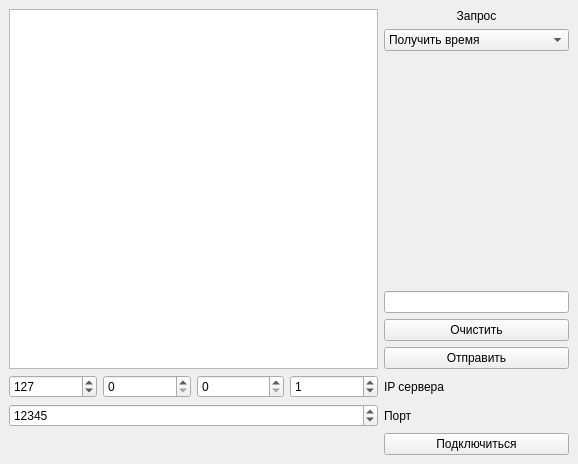
<?xml version="1.0" encoding="UTF-8"?>
<ui version="4.0">
 <class>MainWindow</class>
 <widget class="QMainWindow" name="MainWindow">
  <property name="geometry">
   <rect>
    <x>0</x>
    <y>0</y>
    <width>578</width>
    <height>464</height>
   </rect>
  </property>
  <property name="windowTitle">
   <string>TCPclient</string>
  </property>
  <widget class="QWidget" name="centralwidget">
   <layout class="QGridLayout" name="gridLayout">
    <item row="6" column="1">
     <widget class="QSpinBox" name="spB_ip3">
      <property name="sizePolicy">
       <sizepolicy hsizetype="Preferred" vsizetype="Fixed">
        <horstretch>0</horstretch>
        <verstretch>0</verstretch>
       </sizepolicy>
      </property>
      <property name="maximum">
       <number>255</number>
      </property>
     </widget>
    </item>
    <item row="6" column="3">
     <widget class="QSpinBox" name="spB_ip1">
      <property name="sizePolicy">
       <sizepolicy hsizetype="Preferred" vsizetype="Fixed">
        <horstretch>0</horstretch>
        <verstretch>0</verstretch>
       </sizepolicy>
      </property>
      <property name="maximum">
       <number>255</number>
      </property>
      <property name="value">
       <number>1</number>
      </property>
     </widget>
    </item>
    <item row="7" column="0" colspan="4">
     <widget class="QSpinBox" name="spB_port">
      <property name="minimum">
       <number>1</number>
      </property>
      <property name="maximum">
       <number>65535</number>
      </property>
      <property name="value">
       <number>12345</number>
      </property>
     </widget>
    </item>
    <item row="8" column="4">
     <widget class="QPushButton" name="pb_connect">
      <property name="sizePolicy">
       <sizepolicy hsizetype="Preferred" vsizetype="Fixed">
        <horstretch>0</horstretch>
        <verstretch>0</verstretch>
       </sizepolicy>
      </property>
      <property name="text">
       <string>Подключиться</string>
      </property>
     </widget>
    </item>
    <item row="6" column="2">
     <widget class="QSpinBox" name="spB_ip2">
      <property name="sizePolicy">
       <sizepolicy hsizetype="Preferred" vsizetype="Fixed">
        <horstretch>0</horstretch>
        <verstretch>0</verstretch>
       </sizepolicy>
      </property>
      <property name="maximum">
       <number>255</number>
      </property>
     </widget>
    </item>
    <item row="3" column="4">
     <widget class="QLineEdit" name="le_data">
      <property name="sizePolicy">
       <sizepolicy hsizetype="Preferred" vsizetype="Fixed">
        <horstretch>0</horstretch>
        <verstretch>0</verstretch>
       </sizepolicy>
      </property>
     </widget>
    </item>
    <item row="6" column="0">
     <widget class="QSpinBox" name="spB_ip4">
      <property name="sizePolicy">
       <sizepolicy hsizetype="Preferred" vsizetype="Fixed">
        <horstretch>0</horstretch>
        <verstretch>0</verstretch>
       </sizepolicy>
      </property>
      <property name="maximum">
       <number>255</number>
      </property>
      <property name="value">
       <number>127</number>
      </property>
     </widget>
    </item>
    <item row="5" column="4">
     <widget class="QPushButton" name="pb_request">
      <property name="sizePolicy">
       <sizepolicy hsizetype="Preferred" vsizetype="Fixed">
        <horstretch>0</horstretch>
        <verstretch>0</verstretch>
       </sizepolicy>
      </property>
      <property name="text">
       <string>Отправить</string>
      </property>
     </widget>
    </item>
    <item row="7" column="4">
     <widget class="QLabel" name="lb_port">
      <property name="text">
       <string>Порт</string>
      </property>
     </widget>
    </item>
    <item row="4" column="4">
     <widget class="QPushButton" name="pb_clear">
      <property name="sizePolicy">
       <sizepolicy hsizetype="Preferred" vsizetype="Fixed">
        <horstretch>0</horstretch>
        <verstretch>0</verstretch>
       </sizepolicy>
      </property>
      <property name="text">
       <string>Очистить</string>
      </property>
     </widget>
    </item>
    <item row="6" column="4">
     <widget class="QLabel" name="lb_ip">
      <property name="text">
       <string>IP сервера</string>
      </property>
     </widget>
    </item>
    <item row="8" column="0">
     <widget class="QLabel" name="lb_connectStatus">
      <property name="text">
       <string/>
      </property>
     </widget>
    </item>
    <item row="2" column="4">
     <spacer name="verticalSpacer">
      <property name="orientation">
       <enum>Qt::Vertical</enum>
      </property>
      <property name="sizeHint" stdset="0">
       <size>
        <width>20</width>
        <height>40</height>
       </size>
      </property>
     </spacer>
    </item>
    <item row="0" column="4">
     <widget class="QLabel" name="lb_request">
      <property name="text">
       <string>Запрос</string>
      </property>
      <property name="alignment">
       <set>Qt::AlignCenter</set>
      </property>
     </widget>
    </item>
    <item row="0" column="0" rowspan="6" colspan="4">
     <widget class="QTextBrowser" name="tb_result">
      <property name="sizePolicy">
       <sizepolicy hsizetype="Preferred" vsizetype="Expanding">
        <horstretch>0</horstretch>
        <verstretch>0</verstretch>
       </sizepolicy>
      </property>
     </widget>
    </item>
    <item row="1" column="4">
     <widget class="QComboBox" name="cb_request">
      <property name="sizePolicy">
       <sizepolicy hsizetype="Preferred" vsizetype="Fixed">
        <horstretch>0</horstretch>
        <verstretch>0</verstretch>
       </sizepolicy>
      </property>
      <item>
       <property name="text">
        <string>Получить время</string>
       </property>
      </item>
      <item>
       <property name="text">
        <string>Получить свободное место</string>
       </property>
      </item>
      <item>
       <property name="text">
        <string>Получить статистику</string>
       </property>
      </item>
      <item>
       <property name="text">
        <string>Отправить данные</string>
       </property>
      </item>
      <item>
       <property name="text">
        <string>Очистить память сервера</string>
       </property>
      </item>
     </widget>
    </item>
   </layout>
  </widget>
 </widget>
 <tabstops>
  <tabstop>tb_result</tabstop>
  <tabstop>spB_ip4</tabstop>
  <tabstop>spB_ip3</tabstop>
  <tabstop>spB_ip2</tabstop>
  <tabstop>spB_ip1</tabstop>
  <tabstop>spB_port</tabstop>
  <tabstop>cb_request</tabstop>
  <tabstop>le_data</tabstop>
  <tabstop>pb_clear</tabstop>
  <tabstop>pb_request</tabstop>
  <tabstop>pb_connect</tabstop>
 </tabstops>
 <resources/>
 <connections>
  <connection>
   <sender>pb_clear</sender>
   <signal>clicked()</signal>
   <receiver>tb_result</receiver>
   <slot>clear()</slot>
   <hints>
    <hint type="sourcelabel">
     <x>323</x>
     <y>360</y>
    </hint>
    <hint type="destinationlabel">
     <x>242</x>
     <y>348</y>
    </hint>
   </hints>
  </connection>
 </connections>
</ui>
